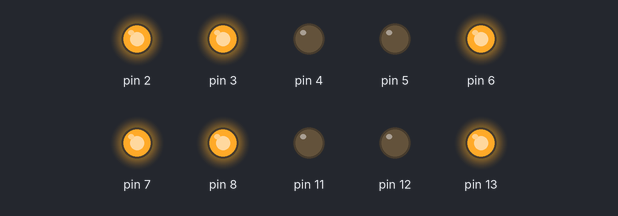
The sketch below on a simulated Arduino Uno, built with avr-gcc and run on an emulated ATmega328P. Shown: output pins drawn as LEDs (lit = HIGH).

Above: at 0.5 s.
At 1.5 s:
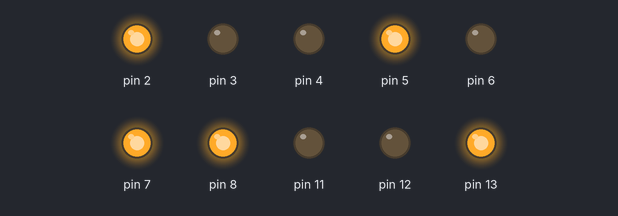
At 3.5 s:
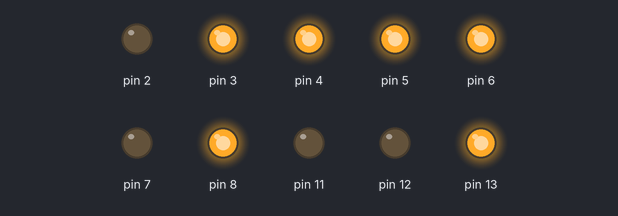
At 6.8 s:
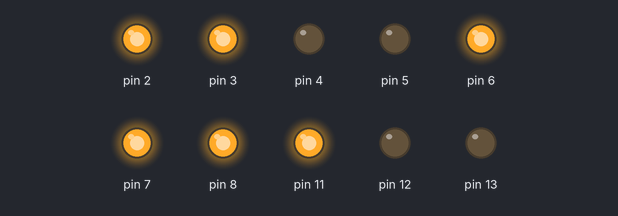
At 9.8 s:
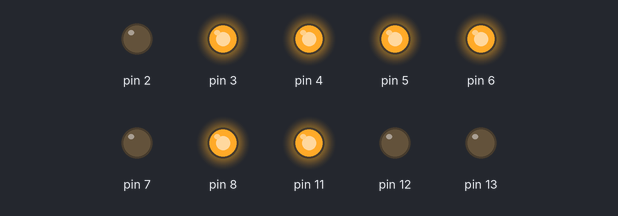
At 13.9 s:
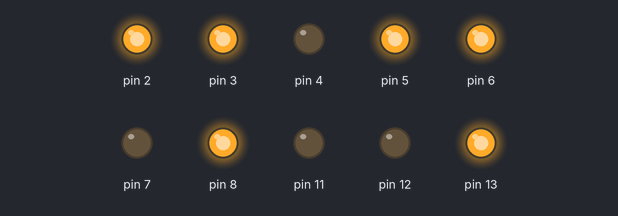
Timing chart, 0 to 14.8 s (numbered marks = the images above):
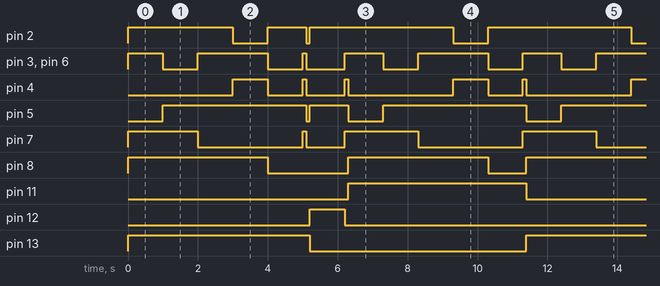

The sketch:

TrafficLightSystem.ino
```cpp
// C++ code
// This is The Project Link: https://www.tinkercad.com/things/lxTTcUrtxtx
void setup()
{
  pinMode(2, OUTPUT);
  pinMode(5, OUTPUT);
  pinMode(6, OUTPUT);
  pinMode(7, OUTPUT);
  pinMode(4, OUTPUT);
  pinMode(3, OUTPUT);
  pinMode(13, OUTPUT);
  pinMode(8, OUTPUT);
  pinMode(12, OUTPUT);
  pinMode(11, OUTPUT);
}

void loop()

//This is just to save the number code so I dont need to write it again everytime
{
  if (2 < 1) {
    // Number0
    digitalWrite(2, HIGH);
    digitalWrite(5, HIGH);
    digitalWrite(6, HIGH);
    digitalWrite(7, HIGH);
    digitalWrite(4, HIGH);
    digitalWrite(3, HIGH);
  }

  digitalWrite(13, HIGH);
  // Number5
  digitalWrite(6, HIGH);
  digitalWrite(7, HIGH);
  digitalWrite(8, HIGH);
  digitalWrite(2, HIGH);
  digitalWrite(3, HIGH);
  delay(1000); // Wait for 1000 millisecond(s)
  // Number5Off
  digitalWrite(6, LOW);
  digitalWrite(7, LOW);
  digitalWrite(8, LOW);
  digitalWrite(2, LOW);
  digitalWrite(3, LOW);
  // Number4
  digitalWrite(7, HIGH);
  digitalWrite(8, HIGH);
  digitalWrite(5, HIGH);
  digitalWrite(2, HIGH);
  delay(1000); // Wait for 1000 millisecond(s)
  // Number4Off
  digitalWrite(7, LOW);
  digitalWrite(8, LOW);
  digitalWrite(5, LOW);
  digitalWrite(2, LOW);
  // Number3
  digitalWrite(6, HIGH);
  digitalWrite(5, HIGH);
  digitalWrite(8, HIGH);
  digitalWrite(2, HIGH);
  digitalWrite(3, HIGH);
  delay(1000); // Wait for 1000 millisecond(s)
  // Number3Off
  digitalWrite(6, LOW);
  digitalWrite(5, LOW);
  digitalWrite(8, LOW);
  digitalWrite(2, LOW);
  digitalWrite(3, LOW);
  // Number2
  digitalWrite(6, HIGH);
  digitalWrite(5, HIGH);
  digitalWrite(8, HIGH);
  digitalWrite(4, HIGH);
  digitalWrite(3, HIGH);
  delay(1000); // Wait for 1000 millisecond(s)
  // Number2Off
  digitalWrite(6, LOW);
  digitalWrite(5, LOW);
  digitalWrite(8, LOW);
  digitalWrite(4, LOW);
  digitalWrite(3, LOW);
  // Number1
  digitalWrite(5, HIGH);
  digitalWrite(2, HIGH);
  delay(1000); // Wait for 1000 millisecond(s)
  // Number1Off
  digitalWrite(5, LOW);
  digitalWrite(2, LOW);
  // Number0
  digitalWrite(2, HIGH);
  digitalWrite(5, HIGH);
  digitalWrite(6, HIGH);
  digitalWrite(7, HIGH);
  digitalWrite(4, HIGH);
  digitalWrite(3, HIGH);
  delay(100); // Wait for 100 millisecond(s)
  // Number0Off
  digitalWrite(2, LOW);
  digitalWrite(5, LOW);
  digitalWrite(6, LOW);
  digitalWrite(7, LOW);
  digitalWrite(4, LOW);
  digitalWrite(3, LOW);
  delay(100); // Wait for 100 millisecond(s)
  // Number1
  digitalWrite(5, HIGH);
  digitalWrite(2, HIGH);
  digitalWrite(13, LOW);
  digitalWrite(12, HIGH);
  delay(1000); // Wait for 1000 millisecond(s)
  // Number1Off
  digitalWrite(5, LOW);
  digitalWrite(2, LOW);
  // Number0
  digitalWrite(2, HIGH);
  digitalWrite(5, HIGH);
  digitalWrite(6, HIGH);
  digitalWrite(7, HIGH);
  digitalWrite(4, HIGH);
  digitalWrite(3, HIGH);
  digitalWrite(12, LOW);
  delay(100); // Wait for 100 millisecond(s)
  // Number0Off
  digitalWrite(2, LOW);
  digitalWrite(5, LOW);
  digitalWrite(6, LOW);
  digitalWrite(7, LOW);
  digitalWrite(4, LOW);
  digitalWrite(3, LOW);
  digitalWrite(11, HIGH);
  // Number5
  digitalWrite(6, HIGH);
  digitalWrite(7, HIGH);
  digitalWrite(8, HIGH);
  digitalWrite(2, HIGH);
  digitalWrite(3, HIGH);
  delay(1000); // Wait for 1000 millisecond(s)
  // Number5Off
  digitalWrite(6, LOW);
  digitalWrite(7, LOW);
  digitalWrite(8, LOW);
  digitalWrite(2, LOW);
  digitalWrite(3, LOW);
  // Number4
  digitalWrite(7, HIGH);
  digitalWrite(8, HIGH);
  digitalWrite(5, HIGH);
  digitalWrite(2, HIGH);
  delay(1000); // Wait for 1000 millisecond(s)
  // Number4Off
  digitalWrite(7, LOW);
  digitalWrite(8, LOW);
  digitalWrite(5, LOW);
  digitalWrite(2, LOW);
  // Number3
  digitalWrite(6, HIGH);
  digitalWrite(5, HIGH);
  digitalWrite(8, HIGH);
  digitalWrite(2, HIGH);
  digitalWrite(3, HIGH);
  delay(1000); // Wait for 1000 millisecond(s)
  // Number3Off
  digitalWrite(6, LOW);
  digitalWrite(5, LOW);
  digitalWrite(8, LOW);
  digitalWrite(2, LOW);
  digitalWrite(3, LOW);
  // Number2
  digitalWrite(6, HIGH);
  digitalWrite(5, HIGH);
  digitalWrite(8, HIGH);
  digitalWrite(4, HIGH);
  digitalWrite(3, HIGH);
  delay(1000); // Wait for 1000 millisecond(s)
  // Number2Off
  digitalWrite(6, LOW);
  digitalWrite(5, LOW);
  digitalWrite(8, LOW);
  digitalWrite(4, LOW);
  digitalWrite(3, LOW);
  // Number1
  digitalWrite(5, HIGH);
  digitalWrite(2, HIGH);
  delay(1000); // Wait for 1000 millisecond(s)
  // Number1Off
  digitalWrite(5, LOW);
  digitalWrite(2, LOW);
  // Number0
  digitalWrite(2, HIGH);
  digitalWrite(5, HIGH);
  digitalWrite(6, HIGH);
  digitalWrite(7, HIGH);
  digitalWrite(4, HIGH);
  digitalWrite(3, HIGH);
  delay(100); // Wait for 100 millisecond(s)
  // Number0Off
  digitalWrite(2, LOW);
  digitalWrite(5, LOW);
  digitalWrite(6, LOW);
  digitalWrite(7, LOW);
  digitalWrite(4, LOW);
  digitalWrite(3, LOW);
  digitalWrite(11, LOW);

  if (2 < 1) {
    // Number5
    digitalWrite(6, HIGH);
    digitalWrite(7, HIGH);
    digitalWrite(8, HIGH);
    digitalWrite(2, HIGH);
    digitalWrite(3, HIGH);
  }

  if (2 < 1) {
    // Number2
    digitalWrite(6, HIGH);
    digitalWrite(5, HIGH);
    digitalWrite(8, HIGH);
    digitalWrite(4, HIGH);
    digitalWrite(3, HIGH);
  }

  if (2 < 1) {
    // Number1
    digitalWrite(5, HIGH);
    digitalWrite(2, HIGH);
  }

  if (2 < 1) {
    // Number3
    digitalWrite(6, HIGH);
    digitalWrite(5, HIGH);
    digitalWrite(8, HIGH);
    digitalWrite(2, HIGH);
    digitalWrite(3, HIGH);
  }

  if (2 < 1) {
  }

  if (2 < 1) {
    // Number4
    digitalWrite(7, HIGH);
    digitalWrite(8, HIGH);
    digitalWrite(5, HIGH);
    digitalWrite(2, HIGH);
  }

  if (2 < 1) {
    // Number6
    digitalWrite(6, HIGH);
    digitalWrite(7, HIGH);
    digitalWrite(8, HIGH);
    digitalWrite(2, HIGH);
    digitalWrite(3, HIGH);
    digitalWrite(4, HIGH);
  }

  if (2 < 1) {
    // Number7
    digitalWrite(6, HIGH);
    digitalWrite(5, HIGH);
    digitalWrite(2, HIGH);
  }
}
```

Measured:
- by itself, pin 2: repeats every 11.4 s: LOW 1.0 s, HIGH 1.1 s, LOW 0.10 s, HIGH 4.1 s, LOW 1.0 s, HIGH 4.1 s
- by itself, pin 5: repeats every 11.4 s: LOW 0.10 s, HIGH 1.1 s, 2 × (LOW 1.0 s, HIGH 4.1 s)
- by itself, pin 7: repeats every 11.4 s: LOW 3.0 s, HIGH 0.10 s, LOW 1.1 s, HIGH 2.1 s, LOW 3.0 s, HIGH 2.1 s
- by itself, pin 8: repeats every 11.4 s: LOW 2.3 s, HIGH 4.0 s, LOW 1.1 s, HIGH 4.0 s
- by itself, pin 11: alternates HIGH for 5.1 s and LOW for 6.3 s
- by itself, pin 12: alternates HIGH for 1.0 s and LOW for 10.4 s
- by itself, pin 13: alternates HIGH for 5.2 s and LOW for 6.2 s
- by itself, pin 4: repeats every 11.4 s: LOW 1.0 s, HIGH 0.10 s, LOW 1.1 s, HIGH 0.10 s, LOW 3.0 s, HIGH 1.0 s, LOW 1.0 s, HIGH 0.10 s, LOW 3.0 s, HIGH 1.0 s
